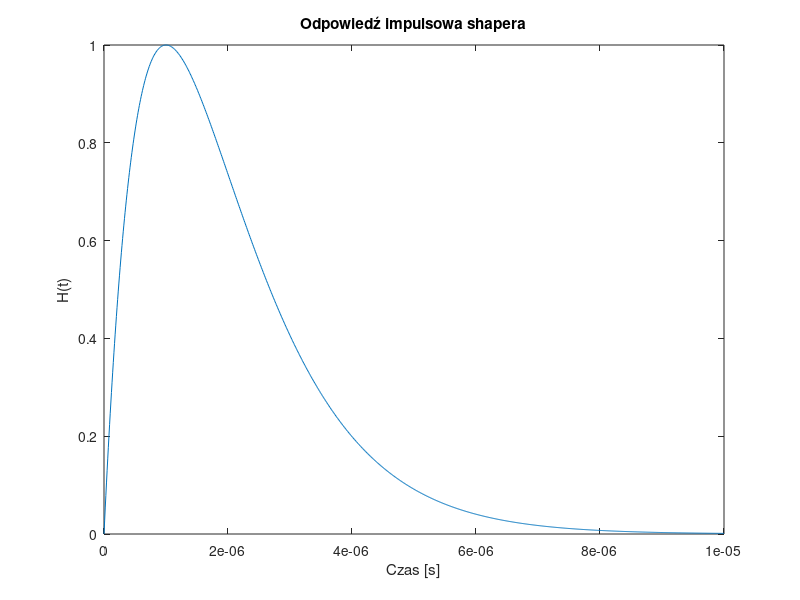
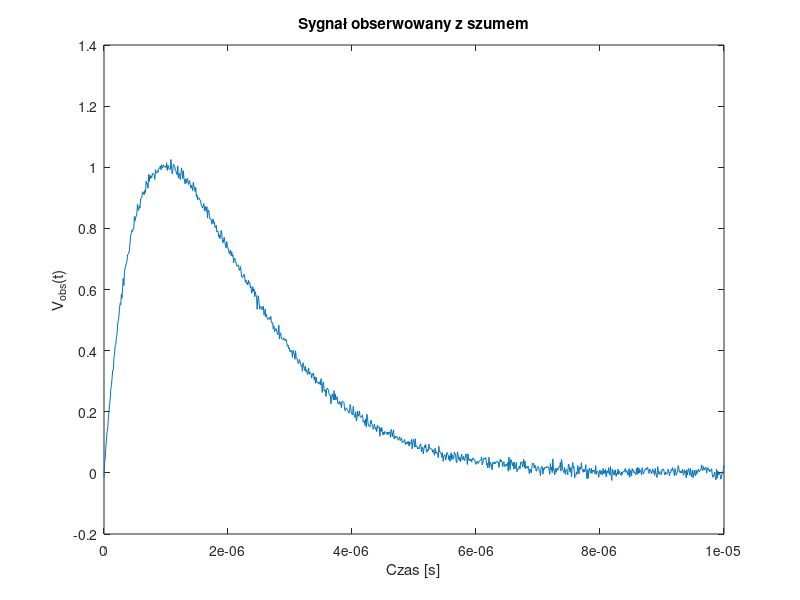
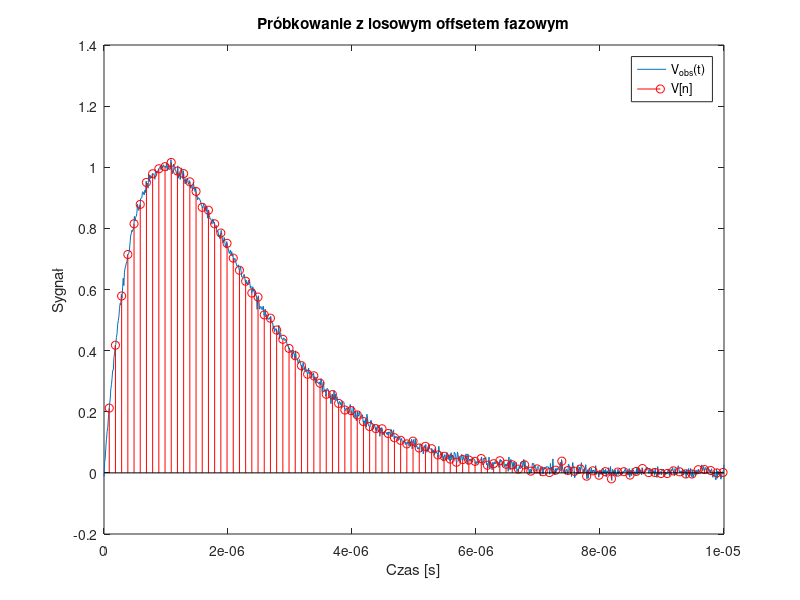
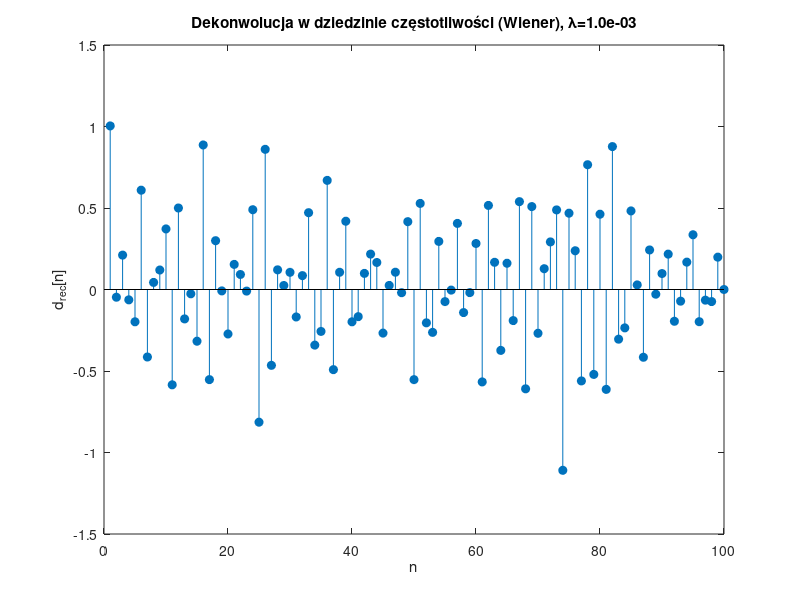

These charts were generated, in order, by the following MATLAB code:
clc; clear;
close all;
rng(0);
A = 1; %amplituda
tau = 1e-6; %stała czasowa [s]
n = 1; %rząd shapera

t_max = 10 * tau;
dt = 1e-8;
t = 0:dt:t_max;

%Odpowiedź  
H = (t/tau).^n .* exp(-t/tau);
H = H / max(H);

figure; plot(t, H); xlabel('Czas [s]'); ylabel('H(t)'); title('Odpowiedź impulsowa shapera');

%Sygnał na wyjściu
Vobs = A * H;

%Dodanie szumu 
noise_amp = 0.01;
Vobs_noisy = Vobs + noise_amp * randn(size(Vobs));

figure; plot(t, Vobs_noisy);
xlabel('Czas [s]'); ylabel('V_{obs}(t)'); title('Sygnał obserwowany z szumem');

%Próbkowanie ADC z losowym offsetem 
fs = 10e6; Ts = 1/fs;
t0 = rand * Ts;              
ts = t0:Ts:t_max;

V_samples  = interp1(t, Vobs_noisy, ts, 'pchip', 0); % próbki z szumem
V_samples0 = interp1(t, A*H       , ts, 'pchip', 0); % próbki wzorcowe

figure; plot(t, Vobs_noisy); hold on;
stem(ts, V_samples, 'r');
xlabel('Czas [s]'); ylabel('Sygnał');
title('Próbkowanie z losowym offsetem fazowym');
legend('V_{obs}(t)', 'V[n]');

%Filtr odwrotny projektowany na SIATCE ADC
ts0  = 0:Ts:t_max;
h_adc = interp1(t, H, ts0, 'pchip', 0);

%Długości i FFT
N  = numel(V_samples);
Lh = numel(h_adc);
M  = 2^nextpow2(N + Lh - 1);

H_d = fft(h_adc, M);
lambda = 1e-4;%regularyzacja
G = conj(H_d) ./ (abs(H_d).^2 + lambda); %filtr Wiener/Tikhonov

V_samples  = V_samples(:).';
V_samples0 = V_samples0(:).';
h_adc      = h_adc(:).';

%Długości i FFT
N  = numel(V_samples);
Lh = numel(h_adc);
M  = 2^nextpow2(N + Lh - 1); %zero-padding

H_d = fft(h_adc, M);

%Filtr odwrotny Wiener/Tikhonov
lambda = 1e-3;
G = conj(H_d) ./ (abs(H_d).^2 + lambda);

%Dekonwolucja przez mnożenie w czestotliwości (z paddingiem)
Xn = fft([V_samples,  zeros(1, M-N)]);
X0 = fft([V_samples0, zeros(1, M-N)]);

Y  = Xn .* G;
Y0 = X0 .* G;

V_rec  = real(ifft(Y));   V_rec  = V_rec(1:N); %wynik dla danych zaszumionych
V_rec0 = real(ifft(Y0));  V_rec0 = V_rec0(1:N); %tor "idealny" do kalibracji

[amp_est, k] = max(V_rec);
if k>1 && k<length(V_rec)
    y1=V_rec(k-1); y2=V_rec(k); y3=V_rec(k+1);
    denom = (y1 - 2*y2 + y3);
    if abs(denom)>eps
        d = 0.5*(y1 - y3)/denom; %przesunięcie sub-próbkowe
        amp_est = y2 - 0.25*(y1 - y3)*d; %amplituda w wierzchołku
    else
        d = 0;
    end
else
    d = 0;
end
t_est = ts(k) + d*Ts;

fprintf('A=%.3f, A_hat=%.3f, błąd = %.2f %% , t_hat = %.3f us\n', ...
        A, amp_est, 100*(amp_est/A-1), t_est*1e6);

%Kalibracja skali i korekcja baseline'u
scale = A / max(V_rec0);
V_rec = scale * V_rec;
bwin  = max(1, N-20):N;
V_rec = V_rec - median(V_rec(bwin));

%Estymacja amplitudy z poprawką paraboliczną
[amp_est, k] = max(V_rec);
if k>1 && k<length(V_rec)
    y1=V_rec(k-1); y2=V_rec(k); y3=V_rec(k+1);
    denom = (y1 - 2*y2 + y3);
    if abs(denom)>eps
        d = 0.5*(y1 - y3)/denom;
        amp_est = y2 - 0.25*(y1 - y3)*d;
    else
        d = 0;
    end
else
    d = 0;
end
t_est = ts(k) + d*Ts;

figure; stem(V_rec,'filled');
xlabel('n'); ylabel('d_{rec}[n]');
title(sprintf('Dekonwolucja w dziedzinie częstotliwości (Wiener), \\lambda=%.1e', lambda));
fprintf('Oszacowana amplituda: %.4f (A=%.4f), t_est=%.3f us\n', amp_est, A, t_est*1e6);
figure;
f = (0:M-1)/M * fs;
semilogx(f, 20*log10(abs(H_d)+1e-12), 'LineWidth',1.2); hold on;
semilogx(f, 20*log10(abs(G)+1e-12),   'LineWidth',1.2);
semilogx(f, 20*log10(abs(H_d.*G)+1e-12), 'LineWidth',1.2);
grid on; xlabel('f [Hz]'); ylabel('amplituda [dB]');
legend('|H|','|G|','|H\cdot G| \approx 1'); 
title(sprintf('Charakterystyki: shaper i filtr odwrotny (\\lambda=%.1e)', lambda));

lams = logspace(-4,-1,20);
abs_err = zeros(size(lams));
for i = 1:numel(lams)
    Gi = conj(H_d) ./ (abs(H_d).^2 + lams(i));
    V0i = real(ifft( fft([V_samples0 zeros(1,M-N)]).*Gi )); V0i = V0i(1:N);
    Vi  = real(ifft( fft([V_samples  zeros(1,M-N)]).*Gi )); Vi  = Vi(1:N);
    Vi  = (A/max(V0i)) * Vi;
    Vi  = Vi - median(Vi(max(1,N-20):N));
    [Ai, k] = max(Vi);
    if k>1 && k<length(Vi)
        y1=Vi(k-1); y2=Vi(k); y3=Vi(k+1);
        denom = (y1 - 2*y2 + y3); 
        if abs(denom)>eps
            d = 0.5*(y1 - y3)/denom; 
            Ai = y2 - 0.25*(y1 - y3)*d;
        end
    end
    abs_err(i) = abs(Ai - A);
end
[~,idx] = min(abs_err);
fprintf('Optymalna lambda (single shot): %.3e\n', lams(idx));
figure; loglog(lams, abs_err, '-o'); grid on;
xlabel('\lambda'); ylabel('|A_{hat}-A|'); title('Dobór regularyzacji');